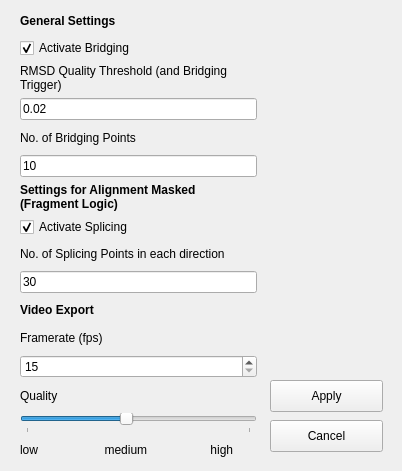
<?xml version="1.0" encoding="UTF-8"?>
<ui version="4.0">
 <class>Settings</class>
 <widget class="QWidget" name="Settings">
  <property name="geometry">
   <rect>
    <x>0</x>
    <y>0</y>
    <width>402</width>
    <height>471</height>
   </rect>
  </property>
  <property name="windowTitle">
   <string>Settings</string>
  </property>
  <widget class="QPushButton" name="Apply">
   <property name="geometry">
    <rect>
     <x>270</x>
     <y>380</y>
     <width>113</width>
     <height>32</height>
    </rect>
   </property>
   <property name="text">
    <string>Apply</string>
   </property>
  </widget>
  <widget class="QPushButton" name="Cancel">
   <property name="geometry">
    <rect>
     <x>270</x>
     <y>420</y>
     <width>113</width>
     <height>32</height>
    </rect>
   </property>
   <property name="text">
    <string>Cancel</string>
   </property>
  </widget>
  <widget class="QWidget" name="layoutWidget">
   <property name="geometry">
    <rect>
     <x>20</x>
     <y>10</y>
     <width>237</width>
     <height>451</height>
    </rect>
   </property>
   <layout class="QVBoxLayout" name="verticalLayout">
    <item>
     <widget class="QLabel" name="label_3">
      <property name="font">
       <font>
        <bold>true</bold>
       </font>
      </property>
      <property name="text">
       <string>General Settings</string>
      </property>
     </widget>
    </item>
    <item>
     <widget class="QCheckBox" name="bridging">
      <property name="text">
       <string>Activate Bridging</string>
      </property>
      <property name="checked">
       <bool>true</bool>
      </property>
     </widget>
    </item>
    <item>
     <widget class="QLabel" name="label_5">
      <property name="text">
       <string>RMSD Quality Threshold (and Bridging Trigger)</string>
      </property>
      <property name="wordWrap">
       <bool>true</bool>
      </property>
     </widget>
    </item>
    <item>
     <widget class="QLineEdit" name="edit_rmsd">
      <property name="text">
       <string>0.02</string>
      </property>
     </widget>
    </item>
    <item>
     <widget class="QLabel" name="label_4">
      <property name="text">
       <string>No. of Bridging Points</string>
      </property>
      <property name="wordWrap">
       <bool>true</bool>
      </property>
     </widget>
    </item>
    <item>
     <widget class="QLineEdit" name="bridging_pts">
      <property name="text">
       <string>10</string>
      </property>
     </widget>
    </item>
    <item>
     <widget class="QLabel" name="label">
      <property name="font">
       <font>
        <bold>true</bold>
       </font>
      </property>
      <property name="text">
       <string>Settings for Alignment Masked  (Fragment Logic)</string>
      </property>
      <property name="wordWrap">
       <bool>true</bool>
      </property>
     </widget>
    </item>
    <item>
     <widget class="QCheckBox" name="splicing">
      <property name="text">
       <string>Activate Splicing </string>
      </property>
      <property name="checked">
       <bool>true</bool>
      </property>
     </widget>
    </item>
    <item>
     <widget class="QLabel" name="label_2">
      <property name="text">
       <string>No. of Splicing Points in each direction</string>
      </property>
      <property name="wordWrap">
       <bool>true</bool>
      </property>
     </widget>
    </item>
    <item>
     <widget class="QLineEdit" name="splicing_pts">
      <property name="text">
       <string>30</string>
      </property>
     </widget>
    </item>
    <item>
     <widget class="QLabel" name="label_6">
      <property name="font">
       <font>
        <bold>true</bold>
       </font>
      </property>
      <property name="text">
       <string>Video Export</string>
      </property>
     </widget>
    </item>
    <item>
     <widget class="QLabel" name="label_7">
      <property name="text">
       <string>Framerate (fps)</string>
      </property>
     </widget>
    </item>
    <item>
     <widget class="QSpinBox" name="frame_rate">
      <property name="minimum">
       <number>15</number>
      </property>
      <property name="maximum">
       <number>35</number>
      </property>
     </widget>
    </item>
    <item>
     <widget class="QLabel" name="label_8">
      <property name="text">
       <string>Quality</string>
      </property>
     </widget>
    </item>
    <item>
     <widget class="QSlider" name="quality">
      <property name="minimum">
       <number>1</number>
      </property>
      <property name="maximum">
       <number>10</number>
      </property>
      <property name="value">
       <number>5</number>
      </property>
      <property name="orientation">
       <enum>Qt::Orientation::Horizontal</enum>
      </property>
      <property name="tickPosition">
       <enum>QSlider::TickPosition::TicksBelow</enum>
      </property>
     </widget>
    </item>
    <item>
     <widget class="QLabel" name="label_9">
      <property name="text">
       <string>low                    medium                   high</string>
      </property>
     </widget>
    </item>
   </layout>
  </widget>
 </widget>
 <resources/>
 <connections/>
</ui>
